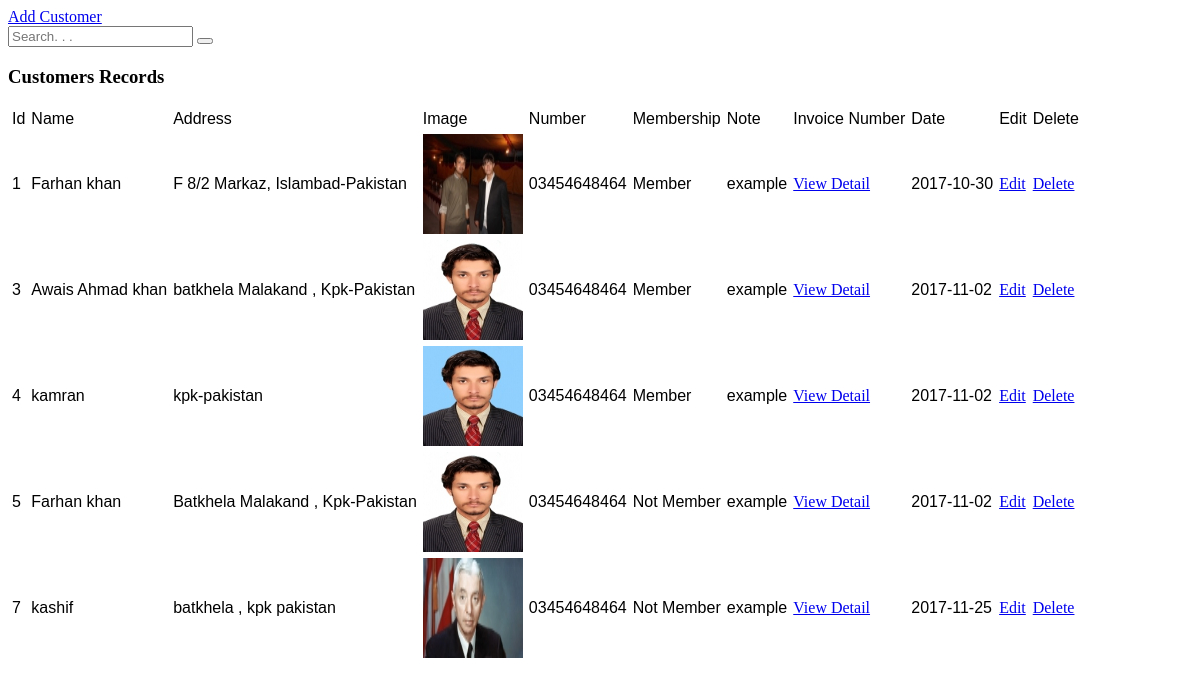
The page /customers.php on the database its author committed.
### tables this page shows
CREATE TABLE `customers` (
  `id` int(11) NOT NULL,
  `name` varchar(50) NOT NULL,
  `address` varchar(100) NOT NULL,
  `image` varchar(200) NOT NULL,
  `phone_number` varchar(15) NOT NULL,
  `membership` varchar(20) NOT NULL,
  `note` varchar(50) NOT NULL,
  `today_date` date NOT NULL
);

### customers.php (the view, shortened to what this page needs)
	<div class="cl-mcont">
    <div class="col-sm-12">
      <div class="input-group">
        <a class="btn btn-primary" name="submit" href="addcustomer.php">Add Customer</a>
      </div>
    </div>
    <div class="col-lg-6 col-md-8 col-sm-10 col-xs-12">
      <div class="form-group input-group">
          <input  type="search" id="txtsrc" class="form-control" onkeyup="return KeyUp(this, '#gvdetail');" placeholder="Search. . . " />
          <span class="input-group-btn">
              <button class="btn btn-default" type="button">
              </button>
          </span>
      </div>
    </div>
        <div class="row">
        <?php
        include("config.php");
        $query="SELECT * FROM customers";
        $result=mysqli_query($con1,$query);
        ?>
        <div class="block-flat">
          <div class="header">
            <h3>Customers Records</h3>
          </div>
          <div class="content">
           <table border="0" cellspacing="2" cellpadding="2" id="gvdetail" >
           <tr>
            <td>
            <font face="Arial, Helvetica, sans-serif">Id</font>
            </td>
            <td>
            <font face="Arial, Helvetica, sans-serif">Name</font>
            </td>
            <td>
            <font face="Arial, Helvetica, sans-serif">Address</font>
            </td>
            <td>
            <font face="Arial, Helvetica, sans-serif">Image</font>
            </td>
            <td>
            <font face="Arial, Helvetica, sans-serif">Number</font>
            </td>
            <td>
            <font face="Arial, Helvetica, sans-serif">Membership</font>
            </td>
            <td>
            <font face="Arial, Helvetica, sans-serif">Note</font>
            </td>
            <td>
            <font face="Arial, Helvetica, sans-serif">Invoice Number</font>
            </td>
            <td>
            <font face="Arial, Helvetica, sans-serif">Date</font>
            </td>
            <td>
            <font face="Arial, Helvetica, sans-serif">Edit</font>
            </td>
            <td>
            <font face="Arial, Helvetica, sans-serif">Delete</font>
            </td>
           </tr>
              <?php
              while ($row = mysqli_fetch_assoc($result))
               {
                 $f1=$row['id'];
                 $f2=$row['name'];
                 $f3=$row['address'];
                 $f4=$row['image'];
                 $f5=$row['phone_number'];
                 $f6=$row['membership'];
                 $f7=$row['note'];
                 $f9=$row['today_date'];
              ?>
              <tr>
                <td>
                  <font face="Arial, Helvetica, sans-serif"><?php echo $f1; ?></font>
                </td>
                <td>
                  <font face="Arial, Helvetica, sans-serif"><?php echo $f2; ?></font>
                </td>
                <td>
                  <font face="Arial, Helvetica, sans-serif"><?php echo $f3; ?></font>
                </td>
                <td>
                	<?= '<img src="images/products/'.$f4.'" width="100" height="100"/>';?>
                </td>
                <td>
                  <font face="Arial, Helvetica, sans-serif"><?php echo $f5; ?></font>
                </td>
                <td>
                  <font face="Arial, Helvetica, sans-serif"><?php echo $f6; ?></font>
                </td>
                <td>
                  <font face="Arial, Helvetica, sans-serif"><?php echo $f7; ?></font>
                </td>
                <td>
                  <a href="sales.php?Id=<?php echo $f1; ?>">View Detail</a>
                </td>
                <td>
                  <font face="Arial, Helvetica, sans-serif"><?php echo $f9; ?></font>
                </td>
                <td>
                 <a href="editcustomer.php?Id=<?php echo $f1; ?>" class="btn btn-info">Edit</a>
                </td>
                <td>
                  <a href="deletecustomer.php?id=<?php echo $f1; ?>" onclick="return confirm('Are you sure to delete it !')" class="btn btn-danger btn-rad">Delete</a>
                </td>
              </tr>
              <?php
                }
              ?>
<?php include('footer.php');?>

### footer.php (shortened to what this page needs)
     </div>
      </div>
    </div>
  </div>
</body>
</html>

### rows shown on the page
customers: id "1", name "Farhan khan", address "F 8/2 Markaz, Islambad-Pakistan", image (picture), phone_number "03454648464", membership "Member", note "example", today_date "2017-10-30"
customers: id "3", name "Awais Ahmad khan", address "batkhela Malakand , Kpk-Pakistan", image (picture), phone_number "03454648464", membership "Member", note "example", today_date "2017-11-02"
customers: id "4", name "kamran", address "kpk-pakistan", image (picture), phone_number "03454648464", membership "Member", note "example", today_date "2017-11-02"
customers: id "5", name "Farhan khan", address "Batkhela Malakand , Kpk-Pakistan", image (picture), phone_number "03454648464", membership "Not Member", note "example", today_date "2017-11-02"
customers: id "7", name "kashif", address "batkhela , kpk pakistan", image (picture), phone_number "03454648464", membership "Not Member", note "example", today_date "2017-11-25"
